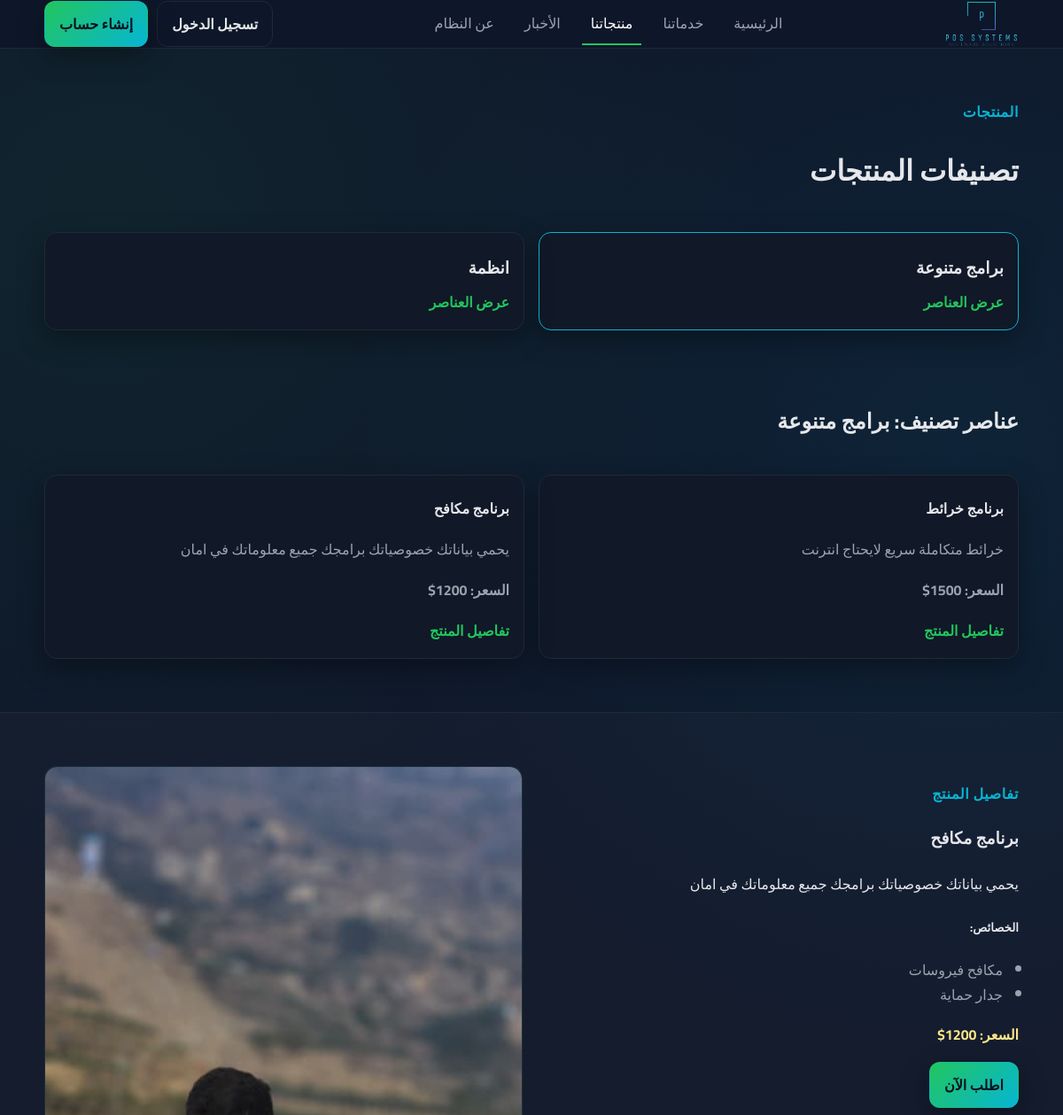
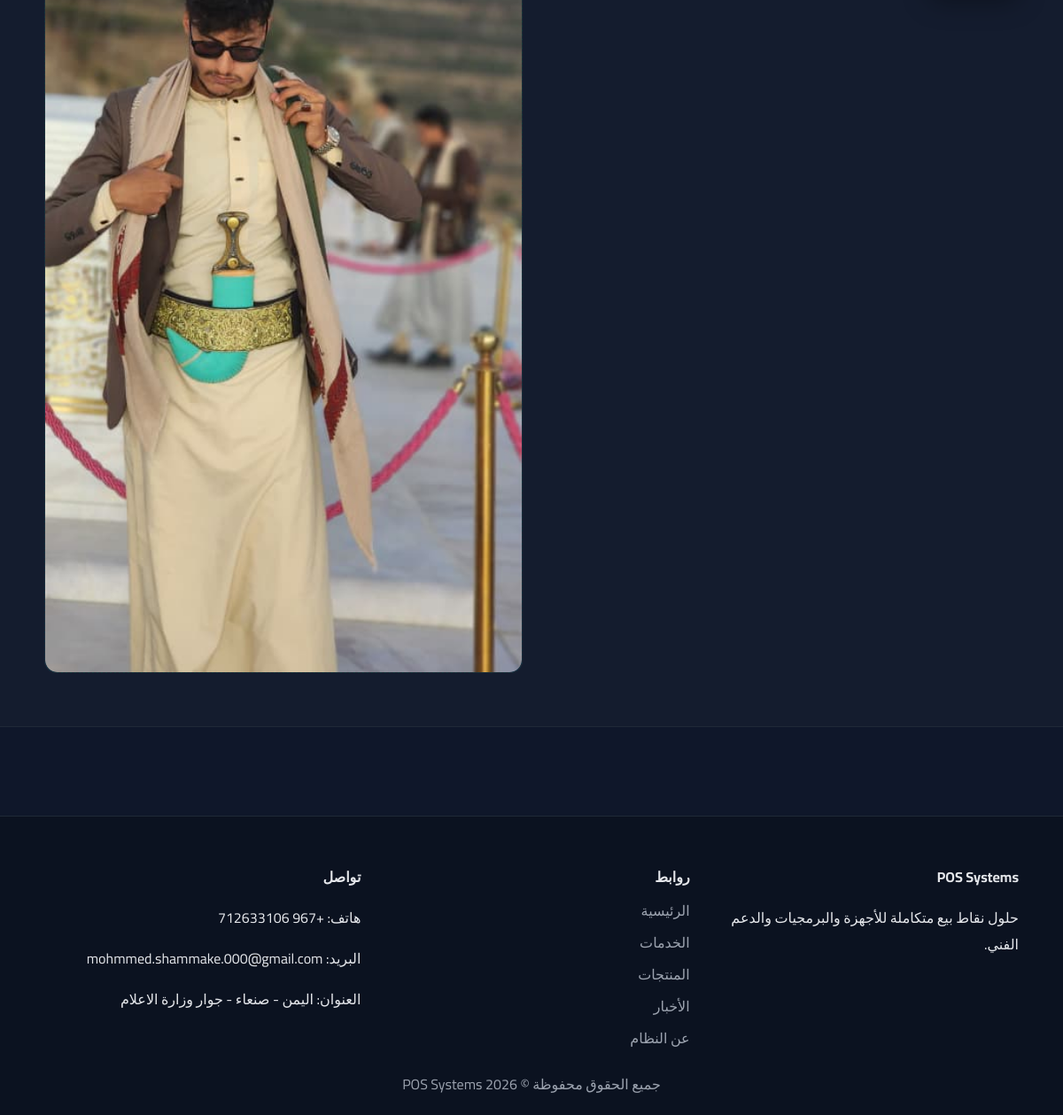
Screenshot of /products.php?category=693b06c3dc15e&item=2 with the database file from the repository (2 pictures, top to bottom).
### tables this page shows
CREATE TABLE `product_categories` (
  `id` int(11) NOT NULL,
  `name` varchar(120) NOT NULL,
  `slug` varchar(120) NOT NULL,
  `created_at` timestamp NOT NULL DEFAULT current_timestamp()
);

CREATE TABLE `products` (
  `id` int(11) NOT NULL,
  `category_id` int(11) NOT NULL,
  `name` varchar(150) NOT NULL,
  `price` varchar(60) DEFAULT NULL,
  `specs` text DEFAULT NULL,
  `details` text DEFAULT NULL,
  `image` varchar(200) DEFAULT NULL,
  `created_at` timestamp NOT NULL DEFAULT current_timestamp()
);

### products.php (the view)
<?php require_once __DIR__ . '/includes/header.php'; ?>
<?php
$selectedCategory = $_GET['category'] ?? null;
$selectedItemId = isset($_GET['item']) ? (int) $_GET['item'] : null;
$categories = $pdo->query("SELECT id, name, slug FROM product_categories ORDER BY id DESC")->fetchAll();
$categoryData = null;
$items = [];
if ($selectedCategory) {
    $stmt = $pdo->prepare("SELECT * FROM product_categories WHERE slug = ?");
    $stmt->execute([$selectedCategory]);
    $categoryData = $stmt->fetch();
    if ($categoryData) {
        $itemsStmt = $pdo->prepare("SELECT * FROM products WHERE category_id = ? ORDER BY id DESC");
        $itemsStmt->execute([$categoryData['id']]);
        $items = $itemsStmt->fetchAll();
    }
}
$detail = null;
if ($categoryData && $selectedItemId) {
    $detailStmt = $pdo->prepare("SELECT * FROM products WHERE id = ? AND category_id = ?");
    $detailStmt->execute([$selectedItemId, $categoryData['id']]);
    $detail = $detailStmt->fetch();
    if ($detail && $detail['specs']) {
        $decoded = json_decode($detail['specs'], true);
        $detail['specs'] = is_array($decoded) ? $decoded : [];
    } elseif ($detail) {
        $detail['specs'] = [];
    }
}
?>
<main class="page">
    <div class="container page-header">
        <div>
            <p class="eyebrow">المنتجات</p>
            <h1>تصنيفات المنتجات</h1>
        </div>
    </div>
    <div class="container cards-grid">
        <?php foreach ($categories as $product): ?>
            <article class="card <?= $selectedCategory === $product['slug'] ? 'active' : ''; ?>">
                <h3><?= $product['name']; ?></h3>
                <a class="link" href="?category=<?= $product['slug']; ?>">عرض العناصر</a>
            </article>
        <?php endforeach; ?>
    </div>
    <?php if ($categoryData): ?>
        <section class="section">
            <div class="container section-header">
                <h2>عناصر تصنيف: <?= $categoryData['name']; ?></h2>
            </div>
            <div class="container cards-grid">
                <?php foreach ($items as $item): ?>
                    <article class="card">
                        <h4><?= $item['name']; ?></h4>
                        <p><?= $item['details']; ?></p>
                        <p class="price">السعر: <?= $item['price']; ?></p>
                        <a class="link" href="?category=<?= $categoryData['slug']; ?>&item=<?= $item['id']; ?>">تفاصيل المنتج</a>
                    </article>
                <?php endforeach; ?>
            </div>
        </section>
    <?php endif; ?>
    <?php if ($detail): ?>
        <section class="section alt">
            <div class="container detail">
                <div>
                    <p class="eyebrow">تفاصيل المنتج</p>
                    <h3><?= $detail['name']; ?></h3>
                    <p><?= $detail['details']; ?></p>
                    <?php if (!empty($detail['specs'])): ?>
                        <h5>الخصائص:</h5>
                        <ul class="bullets">
                            <?php foreach ($detail['specs'] as $spec): ?>
                                <li><?= $spec; ?></li>
                            <?php endforeach; ?>
                        </ul>
                    <?php endif; ?>
                    <p class="price">السعر: <?= $detail['price']; ?></p>
                    <a class="btn solid" href="about.php#contact">اطلب الآن</a>
                </div>
                <div class="detail-media placeholder">
                    <?= $detail['image'] ? '<img src="'.htmlspecialchars($detail['image']).'" alt="" style="max-width:100%;">' : 'صورة المنتج'; ?>
                </div>
            </div>
        </section>
    <?php endif; ?>
</main>
<?php require_once __DIR__ . '/includes/footer.php'; ?>

### assets/css/style.css (style rules this page uses)
:root { --bg: #0f172a; --card: #111827; --accent: #22c55e; --accent-2: #06b6d4; --text: #e5e7eb; --muted: #9ca3af; --border: #1f2937; --shadow: 0 10px 30px rgba(0,0,0,0.35); }
* { box-sizing: border-box; }
body { margin: 0; font-family: 'Cairo', sans-serif; background: radial-gradient(circle at 10% 10%, rgba(34,197,94,0.08), transparent 30%), radial-gradient(circle at 90% 20%, rgba(6,182,212,0.08), transparent 30%), var(--bg); color: var(--text); }
a { color: inherit; text-decoration: none; }
.container { width: min(1100px, 92vw); margin: 0 auto; }
.btn { display: inline-flex; align-items: center; justify-content: center; padding: 10px 16px; border-radius: 12px; border: 1px solid transparent; font-weight: 600; cursor: pointer; transition: 0.2s ease; }
.btn.solid { background: linear-gradient(135deg, var(--accent), var(--accent-2)); color: #0b1220; box-shadow: var(--shadow); }
.eyebrow { color: var(--accent-2); font-weight: 600; letter-spacing: 0.6px; }
.section { padding: 60px 0; }
.section.alt { background: rgba(255,255,255,0.02); border-top: 1px solid var(--border); border-bottom: 1px solid var(--border); }
.section-header { display: flex; justify-content: space-between; align-items: center; gap: 12px; }
.cards-grid { display: grid; grid-template-columns: repeat(auto-fit, minmax(240px, 1fr)); gap: 16px; margin-top: 18px; }
.card { background: var(--card); border: 1px solid var(--border); border-radius: 14px; padding: 16px; box-shadow: var(--shadow); }
.card.active { border-color: var(--accent-2); }
.card h3, .card h4 { margin: 6px 0; }
.card p { color: var(--muted); }
.link { color: var(--accent); font-weight: 600; }
.bullets { padding: 0 18px; color: var(--muted); line-height: 1.7; }
.page { padding: 40px 0 60px; }
.page-header { display: flex; justify-content: space-between; align-items: center; gap: 14px; }
.detail { display: grid; grid-template-columns: repeat(auto-fit, minmax(260px,1fr)); gap: 20px; align-items: start; }
.detail-media { background: radial-gradient(circle at 30% 30%, rgba(34,197,94,0.2), rgba(6,182,212,0.12)); border: 1px dashed var(--border); border-radius: 14px; min-height: 180px; display: flex; align-items: center; justify-content: center; color: var(--muted); overflow: hidden; }
.detail-media img { width: 100%; height: auto; border-radius: 14px; }
.placeholder { color: var(--muted); }
.price { color: #fde68a; font-weight: 700; }

### rows the page displays
product_categories: name "برامج متنوعة"
product_categories: name "انظمة"
products: name "برنامج خرائط", details "خرائط متكاملة سريع لايحتاج انترنت", price "1500$"
products: name "برنامج مكافح", details "يحمي بياناتك خصوصياتك برامجك جميع معلوماتك في امان", price "1200$", image (picture)

### other values shown
$spec "مكافح فيروسات"
$spec "جدار حماية"
$footer_description "حلول نقاط بيع متكاملة للأجهزة والبرمجيات والدعم الفني."
$about['phone'] "+967 712633106"
$about['email'] "mohmmed.shammake.000@gmail.com"
$about['address'] "اليمن - صنعاء - جوار وزارة الاعلام"
